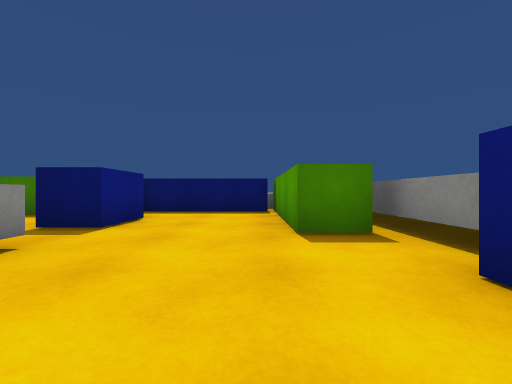
View 1 (above)

21 first-person views from a walk through a scene from a Unity 3-D project. The camera is 0.55 m above the floor, looks level and sees 90° across. The floor is counted in squares, 1 m on a side. Each view is taken from the middle of a square. On the plan, view 1 faces up. The plan holds only what a view shows up to about 9 squares ahead; the rest is blank. The place goes on beyond the plan. The player character is not drawn. Surface patterns are stand-ins for the level's own textures.

View 2
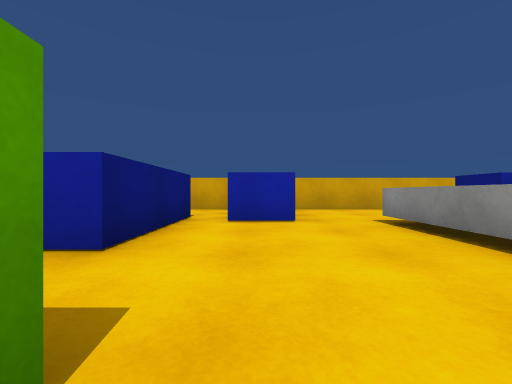

View 3
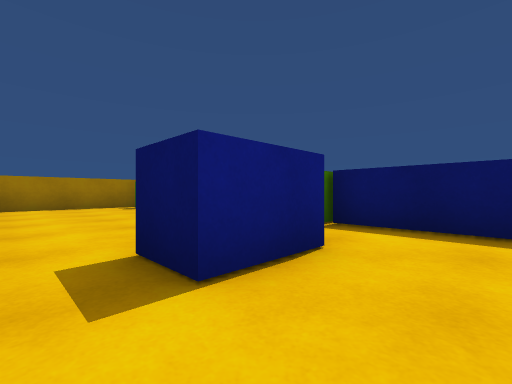

View 4
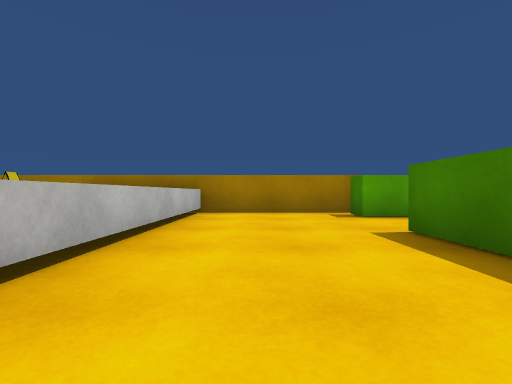

View 5
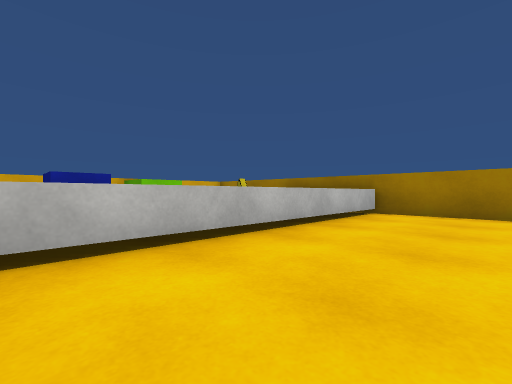

View 6
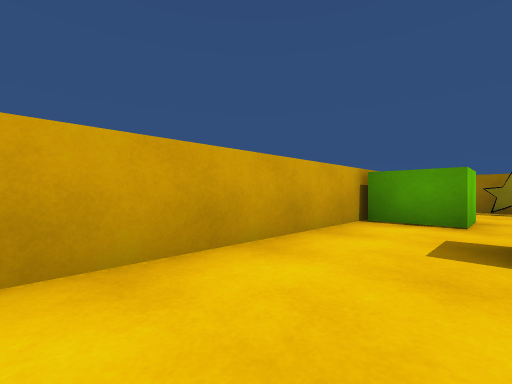

View 7
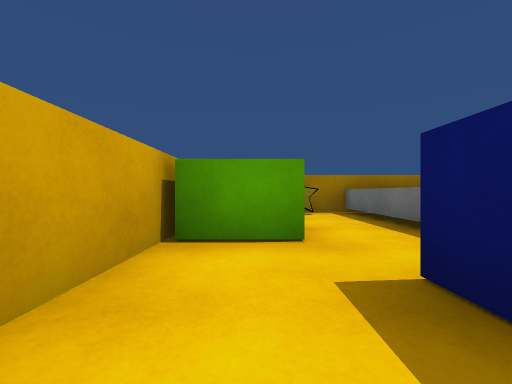

View 8
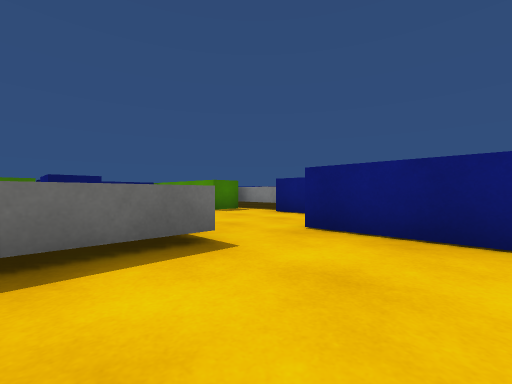

View 9
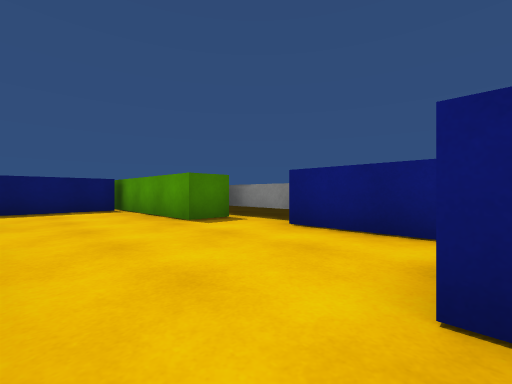

View 10
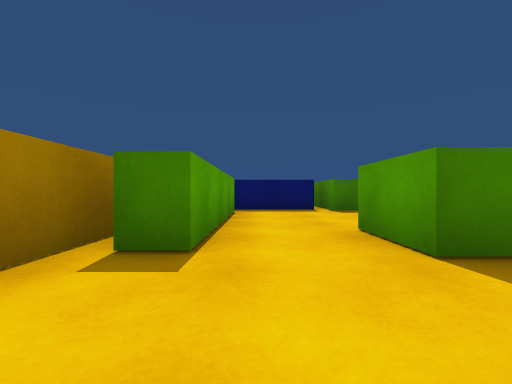

View 11
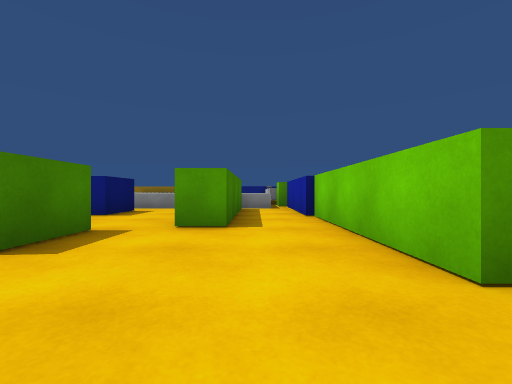

View 12
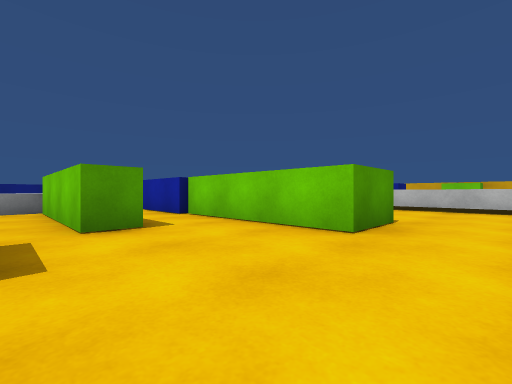

View 13
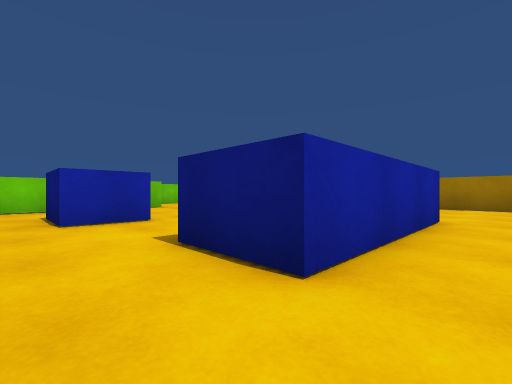

View 14
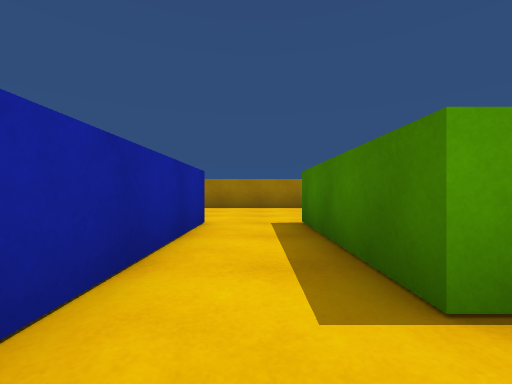

View 15
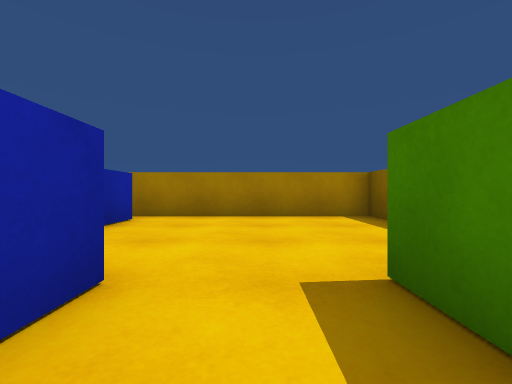

View 16
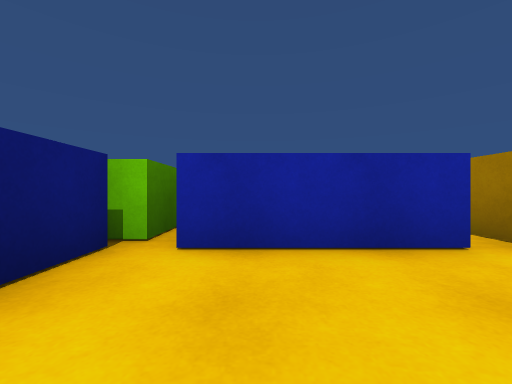

View 17
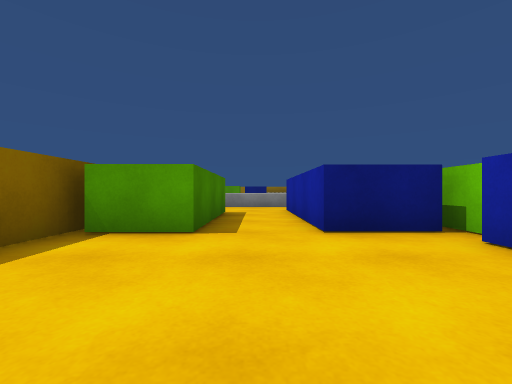

View 18
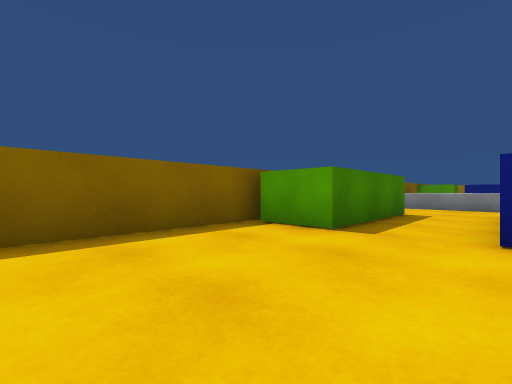

View 19
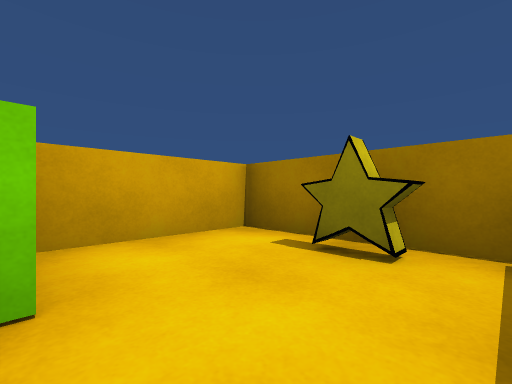

View 20
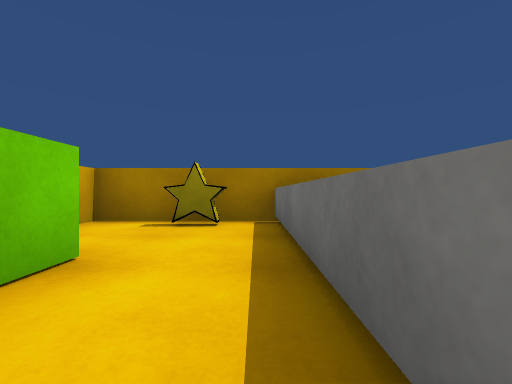

View 21
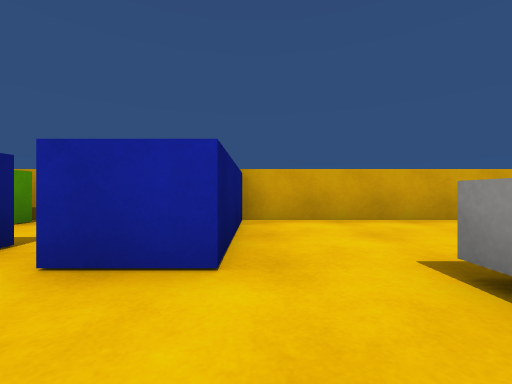

### Floor plan
Key: @ floor where view 1 was taken; # wall or solid block; x gap in a wall; . floor; ^ raised ledge; B blue block; S star; G green block.
Columns run from 11 left of view 1 to 3 right of it. Each row starts with its distance up from view 1.
 22 ######
 21 #....#
 20 #....####..^
 19 #..........^
 18 #....####..^
 17 #....#  #..
 16 #^^^^x  ...
 15     #   ...
 14     #  .BB.
 13     #  .BB.^
 12  ^^^##.....^
 11  #.........^
 10  #....#####^
  9  #.........^^
  8  #......#####
  7 ##..#########
  6 #...### ....#
  5 #.......B...#
  4 #.......B...#^
  3 #............^
  2 #^^^^^^^^....^
  1 #       ^....#
  0 #^^^^^ ^^..@.#
 -1 #.....B....#.#
 -2 #S....B....#.##
 -3 #..GG......#..#
 -4 ###############

Where each view was taken, in squares from view 1:
view 1: 0 up, 0 right, facing up
view 2: 4 up, 0 right, facing down
view 3: 3 up, 1 left, facing up-left
view 4: 4 up, 4 left, facing left
view 5: 5 up, 4 left, facing down-left
view 6: 2 down, 2 left, facing down-left
view 7: 3 down, 4 left, facing left
view 8: 3 down, 4 left, facing up-right
view 9: 1 down, 2 left, facing up-right
view 10: 4 up, 9 left, facing up
view 11: 9 up, 9 left, facing right
view 12: 11 up, 9 left, facing down-right
view 13: 19 up, 1 left, facing down-left
view 14: 19 up, 2 left, facing left
view 15: 19 up, 5 left, facing left
view 16: 19 up, 8 left, facing down
view 17: 19 up, 10 left, facing right
view 18: 18 up, 10 left, facing up-right
view 19: 1 down, 8 left, facing down-left
view 20: 1 down, 6 left, facing left
view 21: 1 up, 1 left, facing down
